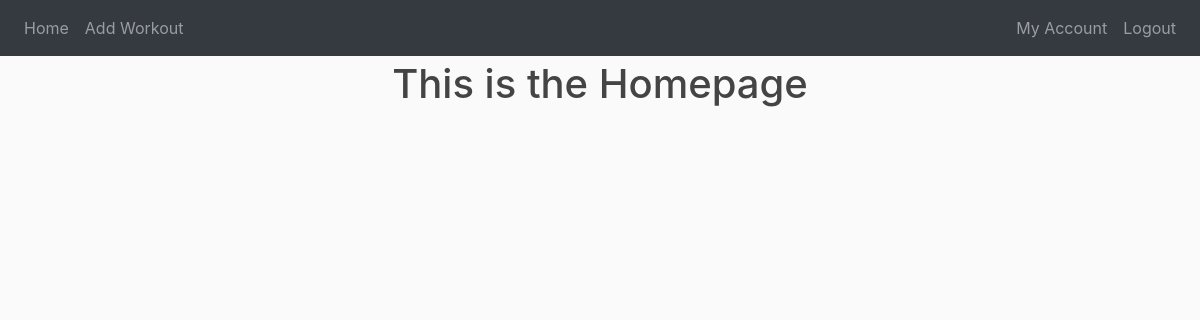
The page /home (signed in) on the database as committed earlier.
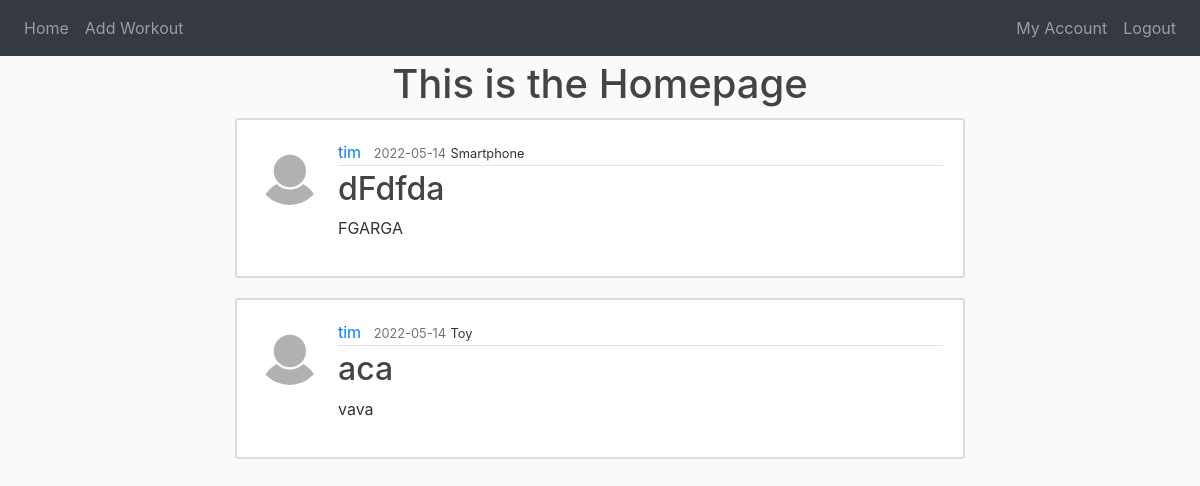
The same page on the database as committed later.
### website/models.py (models this page shows, shortened)
class Post(db.Model):
    id = db.Column(db.Integer, primary_key=True)
    title = db.Column(db.String(100), nullable=False)
    date = db.Column(db.DateTime, nullable=False, default=datetime.utcnow)
    content = db.Column(db.Text, nullable=False)
    category_id = db.Column(db.Integer, db.ForeignKey('category.id'), nullable=False)
    user_id = db.Column(db.Integer, db.ForeignKey('user.id'), nullable=False)
    ratings = db.relationship('Rating', backref='rated', lazy=True)

class User(db.Model, UserMixin):
    id = db.Column(db.Integer, primary_key=True)
    username = db.Column(db.String(20), unique=True, nullable=False)
    email = db.Column(db.String(150), unique=True, nullable=False)
    image = db.Column(db.String(20), nullable=False, default='default.jpg')
    bio = db.Column(db.String(150))
    password = db.Column(db.String(60), nullable=False)
    posts = db.relationship('Post', backref='author', lazy=True)
    ratings = db.relationship('Rating', backref='rater', lazy=True)

### website/views.py (the view)
@views.route('/')
@views.route('/home')
@login_required
def home():
    posts = Post.query.all()
    return render_template("home.html", posts=posts)

### website/models.py (called while the page is built)
@login_manager.user_loader
def load_user(user_id):
    return User.query.get(int(user_id))

### website/templates/home.html (shortened to what this page needs)
{% extends "base.html" %}
{% block content %}
<h1 style="text-align: center;">This is the Homepage</h1>
{% for post in posts | reverse %}
    <article class="media content-section">
        <img class="rounded-circle article-img" src="{{ url_for('static', filename='profile_pictures/' + post.author.image) }}">
        <div class="media-body">
            <div class="article-metadata">
                <a class="mr-2" href="{{ url_for('views.accounts', user_id=post.author.id) }}">{{ post.author.username }}</a>
                <small class="text-muted">{{ post.date.strftime('%Y-%m-%d') }}</small>
                <small>{{ post.category_id }}</small>
            </div>
            <h2><a class="article-title" href="{{ url_for('views.post', post_id=post.id) }}">{{ post.title }}</a></h2>
            <p class="article-content">{{ post.content }}</p>
        </div>
    </article>
{% endfor %}
{% endblock %}

### website/templates/base.html (shortened to what this page needs)
<!DOCTYPE html>
<html lang="en">
    <head>
        <link
            rel="stylesheet"
            href="https://stackpath.bootstrapcdn.com/bootstrap/4.4.1/css/bootstrap.min.css"
        />
        <link
            rel="stylesheet"
            href="https://stackpath.bootstrapcdn.com/font-awesome/4.7.0/css/font-awesome.min.css"
        />
        <link rel="stylesheet" href="{{ url_for('static', filename='main.css') }}">
    </head>
    <body>
        <nav class="navbar navbar-expand-lg navbar-dark bg-dark justify-content-center fixed-top">
            <div class="collapse navbar-collapse" id="navabar">
              <div class="navbar-nav mr-auto">
                {% if current_user.is_authenticated %}
                <a class="nav-item nav-link" id="home" href="{{ url_for('views.home') }}">Home</a>
                <a class="nav-item nav-link" id="add" href="{{ url_for('views.add') }}">Add Workout</a>
                {% endif %}
              </div>
              <div class="navbar-nav">
                {% if current_user.is_authenticated %}
                <a class="nav-item nav-link" id="history" href="{{ url_for('views.accounts', user_id=current_user.id) }}">My Account</a>
                <a class="nav-item nav-link" id="logout" href="{{ url_for('auth.logout') }}">Logout</a>
                {% else %}
                <a class="nav-item nav-link" id="login" href="{{ url_for('auth.login') }}">Login</a>
                <a class="nav-item nav-link" id="signUp" href="{{ url_for('auth.register') }}">Register</a>
                {% endif %}
              </div>
            </div>
        </nav>
        <main role="main" class="container">
            <div class="row">
                <div class="col-lg-2">
                </div>
                <div class="col-lg-8">
                    {% block content %}{% endblock %}
                </div>
                <div class="col-lg-2">
                </div>
            </div>
        </main>
    </body>

### website/static/main.css (style rules this page uses)
body { background: #fafafa; color: #333333; margin-bottom: 10px; margin-top: 60px; }
h1, h2, h3, h4, h5, h6 { color: #444444; }
.content-section { background: #ffffff; padding: 20px 20px; border: 2px solid #dddddd; border-radius: 3px; margin-bottom: 20px; margin-top: 10px; }
.article-title { color: #444444; }
.article-content { white-space: pre-line; }
.article-img { height: 65px; width: 65px; margin-right: 16px; }
.article-metadata { padding-bottom: 1px; margin-bottom: 4px; border-bottom: 1px solid #e3e3e3; }

Rows that differ between the two databases and show on the page:
added Post: image (placeholder picture), author.username "tim", date "2022-05-14", category_id "Smartphone", title "dFdfda", content "FGARGA"
added Post: image (placeholder picture), author.username "tim", date "2022-05-14", category_id "Toy", title "aca", content "vava"
